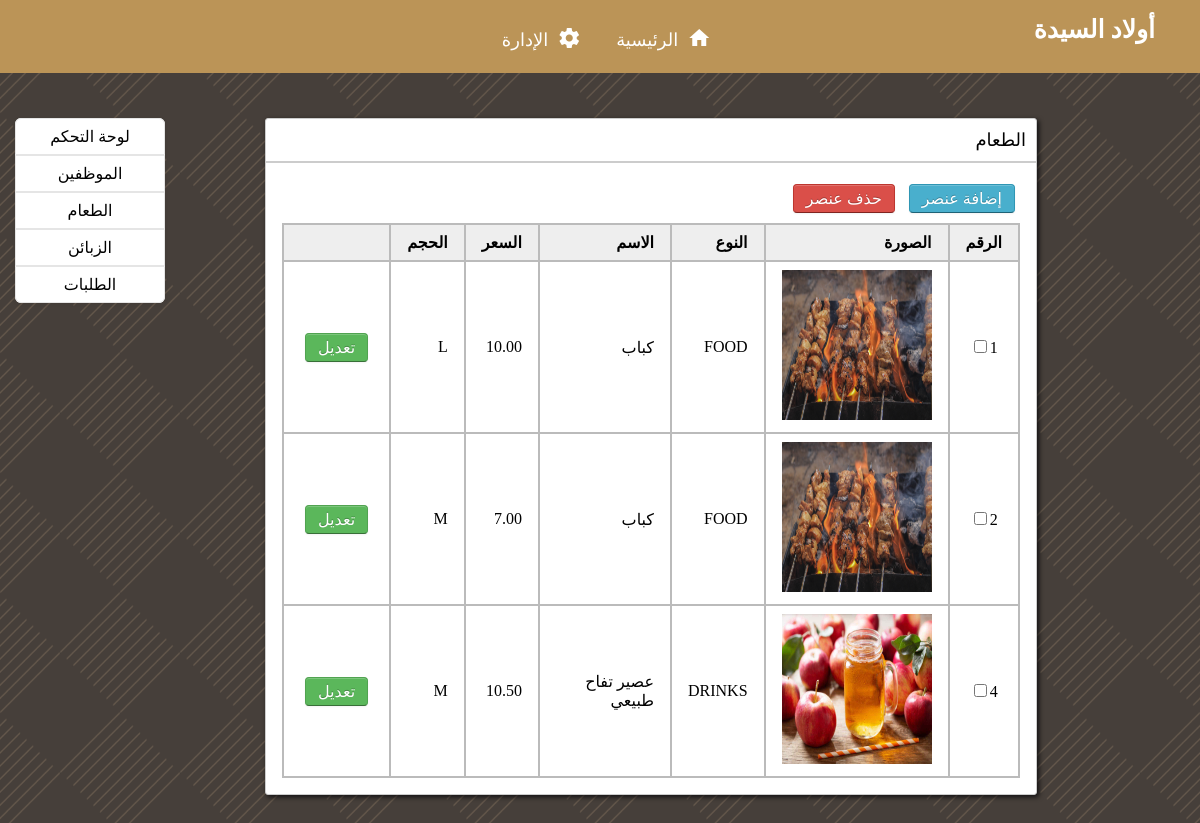
Page /menu.php on the committed database.
### tables this page shows
CREATE TABLE `items` (
  `ITEM_ID` int(11) NOT NULL,
  `TYPE` varchar(255) NOT NULL,
  `NAME` varchar(100) NOT NULL,
  `PRICE` decimal(10,2) NOT NULL,
  `ITEM_SIZE` varchar(10) NOT NULL,
  `IMAGE` varchar(255) NOT NULL
);

### menu.php (the view, shortened to what this page needs)
<!DOCTYPE html>
<html lang="en">
<head>
    <link rel="stylesheet" type="text/css" href="style.css" />
</head>
<body>
<div id="logo">
    <a href="index.php" title="Logo">أولاد السيدة</a>
</div>
<div class="nav" id="centered_nav">
    <a href="index.php" title="Home"><i class="material-icons">home</i>الرئيسية</a>
    <a href="management.php" title="Management"><i class="material-icons">settings</i>الإدارة</a>
</div>
<div class="main-dashboard">
    <div>
        <ul class="sidebar">
            <li><a href="management.php">لوحة التحكم</a></li>
            <li><a href="employees.php">الموظفين</a></li>
            <li><a href="menu.php">الطعام</a></li>
            <li><a href="customers.php">الزبائن</a></li>
            <li><a href="orders.php">الطلبات</a></li>
        </ul>
    </div>
    <div class="block">
        <div class="block-header">الطعام</div>
        <div class="block-content">
            <form class="block-form" method="post">
                <div class="btn-group">
                    <a href="add_item.php" class="btn btn-info">إضافة عنصر</a>
                    <a onclick="modalVisible('delete_item')" class="btn btn-danger">حذف عنصر</a>
                </div>
                <table class="data-table">
                    <thead>
                    <tr>
                        <th>الرقم</th>
                        <th>الصورة</th>
                        <th>النوع</th>
                        <th>الاسم</th>
                        <th>السعر</th>
                        <th>الحجم</th>
                        <th></th>
                    </tr>
                    </thead>
                    <tbody id="table-content">
                    <?php
                        $query = mysqli_query($GLOBALS["conn"],"select * from items") or die(mysqli_error($GLOBALS["conn"]));
                        while ($row = mysqli_fetch_array($query)) {
                            $id = $row['ITEM_ID'];
                    ?>
                            <tr>
                                <td class="first-last-td">
                                    <label for="optionCheckBox"><?php echo $row['ITEM_ID']; ?></label><input id="optionCheckBox" class="check-on" name="selector[]" type="checkbox" value="<?php echo $id; ?>">
                                </td>
                                <td><img src="<?php echo $row['IMAGE']; ?>" alt="مكسوف يحط صورته"></td>
                                <td><?php echo $row['TYPE']; ?></td>
                                <td><?php echo $row['NAME']; ?></td>
                                <td><?php echo $row['PRICE']; ?></td>
                                <td><?php echo $row['ITEM_SIZE']; ?></td>
                                <td class="first-last-td">
                                    <a href="edit_item.php<?php echo '?id='.$id; ?>" class="btn btn-success">تعديل</a>
                                </td>
                            </tr>
                    <?php
                        }
                    ?>
                    </tbody>
                </table>
            </form>
        </div>
    </div>
</div>
</body>
</html>

### style.css (style rules this page uses)
:root { --ocolor: #f4f3ee; --tcolor: #99582A; --bgcolor: #463f3a; --navbgcolor: #BB9457; --ficolor: #6F1D1B; --ccolor: #e7bc91; --ffont: Cairo; --sfont: Tajawal; }
body { margin:0; background-color: var(--bgcolor); font-family: var(--ffont), serif; direction: rtl; background-image: url("images/cube.png"); background-size: auto; background-attachment: scroll; background-position: center; background-repeat: repeat; background-origin: content-box; }
#logo { right: 30px; padding: 15px; position: absolute; color: #fff; font-size: 25px; font-family: var(--ffont), serif; font-weight: bold; text-decoration: none; }
#logo a { color: inherit; text-decoration: none; }
.nav { background-color: var(--navbgcolor); text-align: center; width: 100%; }
.nav a { display: inline-block; margin-right: -4px; color: #fff; padding: 22px 22px; text-decoration: none; font-family: var(--ffont), serif; font-size: 18px; transition: background 0.3s linear; z-index: 9; }
.material-icons { position: relative; top: 4px; left: 9px; }
.main-dashboard { display: block; margin: 15px; }
.sidebar { display: block; float: left; width: 150px; text-align: center; margin: 30px 0 0; padding: 0; background-color: #fff; border-radius: 6px; box-shadow: 0 1px 4px rgba(0,0,0,.065); list-style-type: none; }
.sidebar > li > a { display: block; width: 250px \9; padding: 8px 14px; border: 1px solid #e5e5e5; color: black; text-decoration: none; }
.sidebar > li:first-child > a { border-radius: 6px 6px 0 0; }
.sidebar > li:last-child > a { border-radius: 0 0 6px 6px; }
.block { float: left; border: 1px solid #ccc; background-color: white; margin: 30px 100px; width: calc(100% - 400px); box-shadow: 2px 2px 5px rgba(0, 0, 6, 0.75); border-radius: 3px; }
.block-content { margin: 1em; min-height: .25em; display: flex; flex-wrap: wrap; justify-content: space-around; flex-direction: row; }
.block-header { margin-bottom: 0; border-bottom: 2px solid #ccc; border-radius: 0; padding: 10px; font-size: large; }
.block-form { width: 100%; overflow-x: auto; }
.btn { display: inline-block; padding: 4px 12px; margin: 5px; color: #333333; text-align: center; text-decoration: none; text-shadow: 0 1px 1px rgba(255, 255, 255, 0.75); cursor: pointer; background-color: #f5f5f5; border: 1px solid #cccccc; border-radius: 4px; box-shadow: inset 0 1px 0 rgba(255, 255, 255, 0.2), 0 1px 2px rgba(0, 0, 0, 0.05); }
.btn-danger { color: #ffffff; text-shadow: 0 -1px 0 rgba(0, 0, 0, 0.25); background-color: #da4f49; border-color: #bd362f #bd362f #802420; }
.btn-success { color: #ffffff; text-shadow: 0 -1px 0 rgba(0, 0, 0, 0.25); background-color: #5bb75b; border-color: #51a351 #51a351 #387038; }
.btn-info { color: #ffffff; text-shadow: 0 -1px 0 rgba(0, 0, 0, 0.25); background-color: #49afcd; border-color: #2f96b4 #2f96b4 #1f6377; }
table { border-collapse: collapse; width: 100%; margin-top: 5px; text-align: right; }
thead tr { border: 2px solid #bbb; height: 1px; }
th { border: 2px solid #bbb; font-weight: bold; height: inherit; padding: 0; }
thead th { background-color: #eee; padding: 0.5rem 1rem; position: relative; text-align: right; }
tbody tr { border: 2px solid #bbb; }
td { border: 2px solid #bbb; padding: 0.5rem 1rem; }
td img { width: 150px; height: 150px; }
.first-last-td { text-align: center; width: 30px; }

### rows in the picture
items: ITEM_ID "1", IMAGE (picture), TYPE "FOOD", NAME "كباب", PRICE "10.00", ITEM_SIZE "L"
items: ITEM_ID "2", IMAGE (picture), TYPE "FOOD", NAME "كباب", PRICE "7.00", ITEM_SIZE "M"
items: ITEM_ID "4", IMAGE (picture), TYPE "DRINKS", NAME "عصير تفاح طبيعي", PRICE "10.50", ITEM_SIZE "M"
